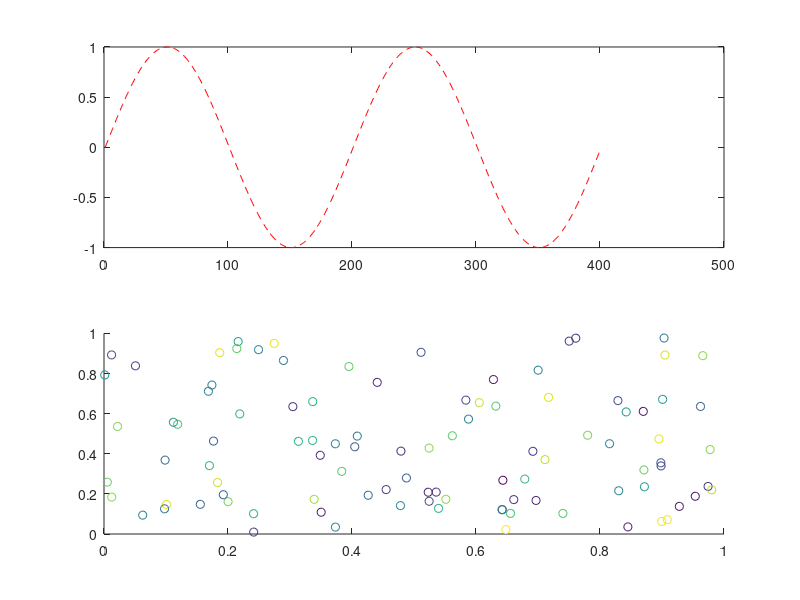

MATLAB code for this plot:

%Akash Mitra
%am132
%% Inclass assignment 2

% 1. a. fill in this loop with a conditional statement so that it displays
% only the odd numbers

for ii = 1:20
    if(rem(ii,2) == 1)
        disp(ii)
    else
    end
    
end

% b. Write a new loop to display the same odd numbers which doesn't use a conditional statement 
for jj = 0:1:20
    disp(jj)
end 



% c. display the same odd numbers without a loop or conditional (hint use
%  num2str)

kk = num2str(1:2:20)
disp(kk)
%% 2. Vectorize the following code (that is produce the same result in z
%without using a loop). 

%a. 

for ii = 1:100
    z(ii) = ii*ii;
end

%Answer
ii = 1:100
sumofsqr = ii.^2

%b. 
z = 0;
for ii = 1:100
    z = z + ii;
end

%Answer
v = cumsum(1:100)
disp(v(end))


%c.
xx = rand(50,2);

for ii = 1:50
    z(ii) = sqrt(xx(ii,1)^2+xx(ii,2)^2);
end

%Answer
%dist = sqrt(sum((xx,1).^2+(xx,2).^2))


% d. what is the formula in c computing?
% Distance


%% plotting

%a. make a plot of sin(x) and cos(x) vs x from x = 0 to 4*pi on the same axis where the graph
%of sin(x) vs x is a red-dashed line and the graph of cos(x) vs x is a
%blue solid line.
a = 0:pi/100:4*pi;
b = sin(a);
c = cos(a);
plot(a,b, 'r--',a, c, 'b-')

%b. repeat the above but where each graph is in a different subplot in the
% same figure. 
a = 0:pi/100:4*pi;
b = sin(a);
c = cos(a);
subplot(2,1,1); plot(b,  'r--')
subplot(2,1,2); plot(c,  'b-')


%c. here is some data, imagine they are x and y coordinates for cells. 
xy_dat = rand(100,2);
%plot the data in the xy plane.
plot(xy_dat)
%now imagine there is some fluorescence data corresponding to the same
%cells
fluor = rand(100,1);
% plot the data in the xy plane but color code the data by the fluorescnece
% values. Hint: see the scatter command
scatter(xy_dat(:,1),xy_dat(:,2),[], fluor)